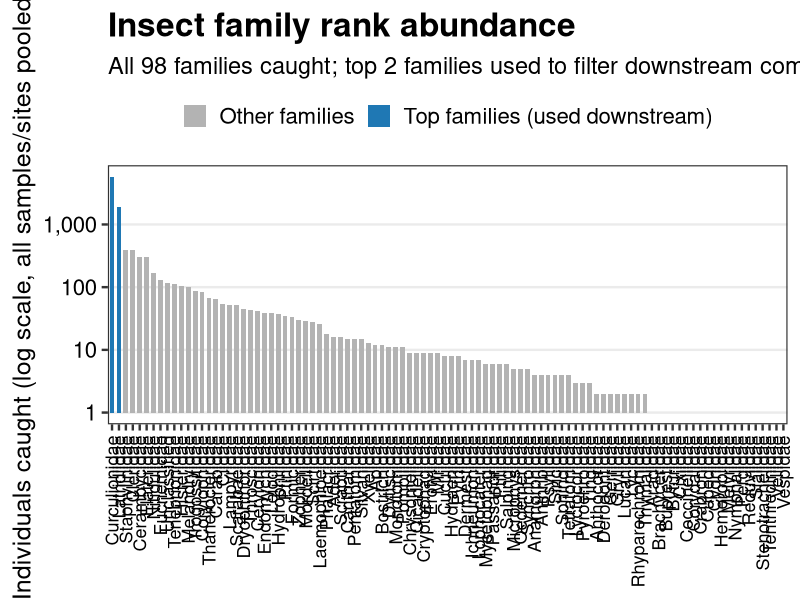
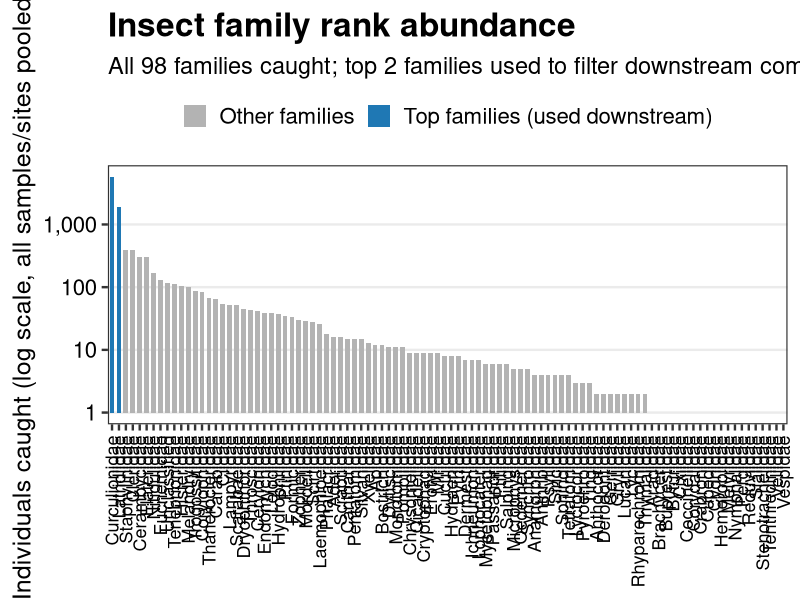
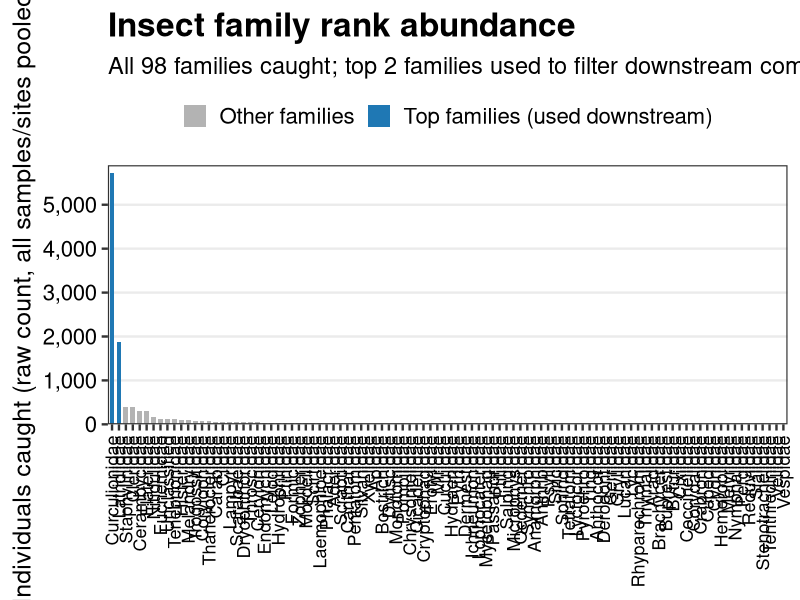
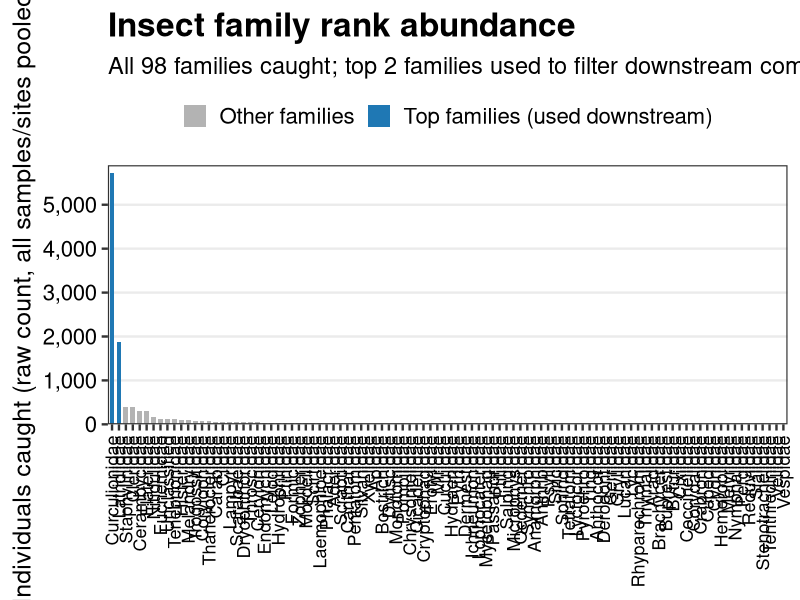

Generate these figures, in order, with R:
##############################################################################
# Insect family rank-abundance plot (diagnostic, not for publication).
#
# Shows every family caught (no prevalence/abundance filtering), ranked by
# total individuals caught (summed across all samples/sites), to visualize
# how steeply abundance drops off after the top families -- i.e. to justify
# restricting downstream community analyses to the top two families
# (Curculionidae + Latridiidae; see fig1_taxonomic_breakdown.R panel c and
# insect_taxonomic_groups_bars.R).
##############################################################################

library(dplyr)
library(tidyr)
library(ggplot2)

out_fig_dir <- "figures/insect_comps_2024"
dir.create(out_fig_dir, showWarnings = FALSE, recursive = TRUE)

n_focal <- 2   # highlight the n_focal most-abundant families (the ones used downstream)

sp_tab <- read.csv("data/2024_insect_data/insect_species_tab.csv")
sample_cols <- sp_tab %>% select(where(is.numeric)) %>% colnames()

family_totals <- sp_tab %>%
  mutate(Family = ifelse(is.na(Family) | Family == "", "Unclassified", Family)) %>%
  pivot_longer(cols = all_of(sample_cols), names_to = "col_names", values_to = "count") %>%
  group_by(Family) %>%
  summarize(total = sum(count), .groups = "drop") %>%
  filter(total > 0) %>%
  arrange(desc(total)) %>%
  mutate(rank = row_number(),
         focal = ifelse(rank <= n_focal, "Top families (used downstream)", "Other families"))

cat("All", nrow(family_totals), "families shown, ranked by total individuals caught.\n")
cat("Top", n_focal, "families:", paste(head(family_totals$Family, n_focal), collapse = ", "),
    "=", round(100 * sum(head(family_totals$total, n_focal)) / sum(family_totals$total), 1),
    "% of all individuals caught.\n")

base_plot <- function(y_label) {
  ggplot(family_totals, aes(x = reorder(Family, rank), y = total, fill = focal)) +
    geom_col(width = 0.7) +
    scale_fill_manual(values = c("Top families (used downstream)" = "#1f78b4",
                                  "Other families" = "grey70"),
                       name = NULL) +
    labs(x = NULL, y = y_label,
         title = "Insect family rank abundance",
         subtitle = paste0("All ", nrow(family_totals), " families caught; top ", n_focal,
                            " families used to filter downstream community analyses")) +
    theme_bw(base_size = 18) +
    theme(
      axis.text.x = element_text(size = 13, color = "black", angle = 90, hjust = 1, vjust = 0.5),
      axis.text.y = element_text(size = 16, color = "black"),
      axis.title.y = element_text(size = 18),
      plot.title = element_text(size = 24, face = "bold"),
      plot.subtitle = element_text(size = 17),
      legend.position = "top",
      legend.text = element_text(size = 16),
      panel.grid.minor = element_blank(),
      panel.grid.major.x = element_blank()
    )
}

p_log <- base_plot("Individuals caught (log scale, all samples/sites pooled)") +
  scale_y_log10(labels = scales::comma)

p_raw <- base_plot("Individuals caught (raw count, all samples/sites pooled)") +
  scale_y_continuous(labels = scales::comma, expand = expansion(mult = c(0, 0.03)))

ggsave(file.path(out_fig_dir, "insect_family_rank_abundance_log.png"), p_log,
       width = 24, height = 9, dpi = 300, bg = "white")
ggsave(file.path(out_fig_dir, "insect_family_rank_abundance_log.pdf"), p_log,
       width = 24, height = 9)

ggsave(file.path(out_fig_dir, "insect_family_rank_abundance_raw.png"), p_raw,
       width = 24, height = 9, dpi = 300, bg = "white")
ggsave(file.path(out_fig_dir, "insect_family_rank_abundance_raw.pdf"), p_raw,
       width = 24, height = 9)

cat("\nDone. Wrote insect_family_rank_abundance_{log,raw}.{png,pdf} to", out_fig_dir, "\n")
